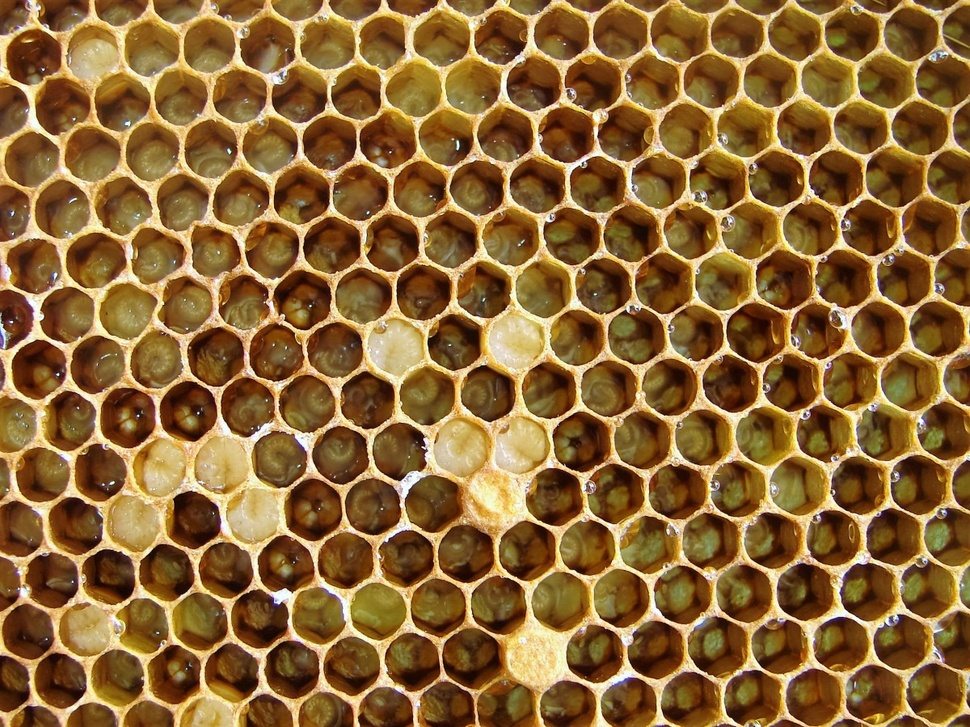
%> input picture a4/task1/honeycomb.jpg, 970 x 727 px, shrunk from 1200 x 899 before the run
$ octave e1.m   (GNU Octave 9; MATLAB toolbox functions it lacks are replaced by stand-ins)
%> lines starting %> are read from the running program, lines starting %| are printed output that depends on the picture; in (x1, y1, x2, y2) boxes, pixels count from 0 and x2, y2 are one past the last pixel; in counts of white or black regions, pixels touching at a corner belong together; the program's own positions count from 1
% Segment honey combs
clc;
clear all;
close all;
image = imread('honeycomb.jpg');
%> image is the input picture: size 727x970x3 uint8; mean R, G, B 139.5, 102.5, 54.4
im = rgb2gray(image);
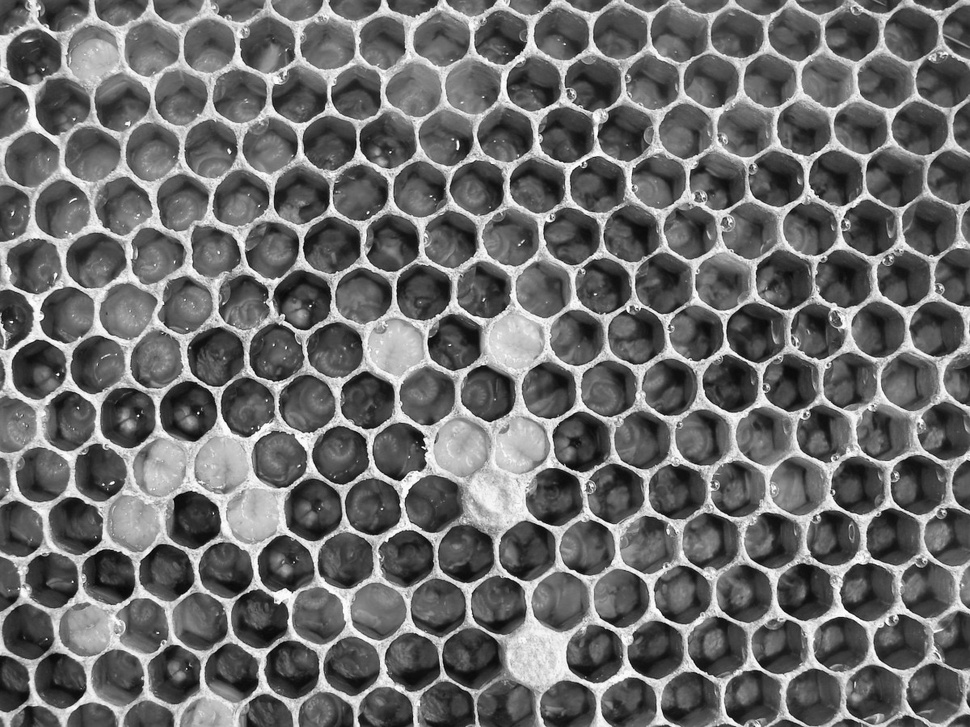
%> im: size 727x970 uint8; min 3, max 255, mean 108.1
figure();
imshow(im)

[m, n] = size(im);
%> m = 727; n = 970

threshold = 145;

% If value at pixel (x,y) > threshold then change
% value to 1 else 0
seg_im = im <= threshold;
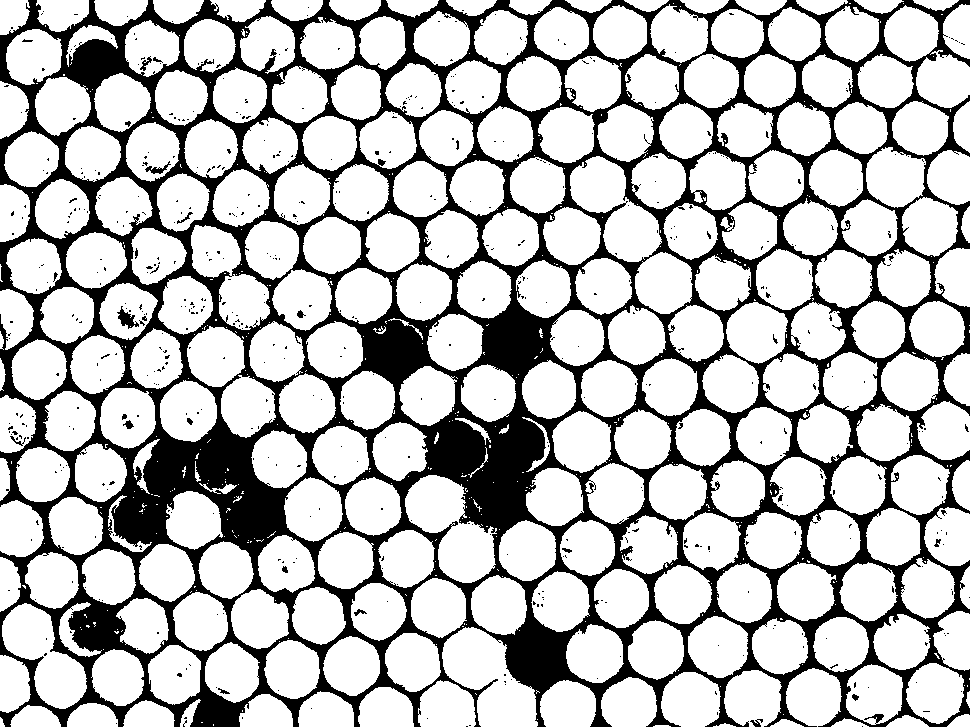
%> seg_im: size 727x970 logical; 74.7% white; 560 black regions (535 under 20 px), largest, box (x1, y1, x2, y2) and area: (0, 0, 970, 727) 175197, (117, 306, 139, 329) 213, (145, 161, 171, 174) 112

figure();
imshow(seg_im)

BW2 = imfill(seg_im,'holes');
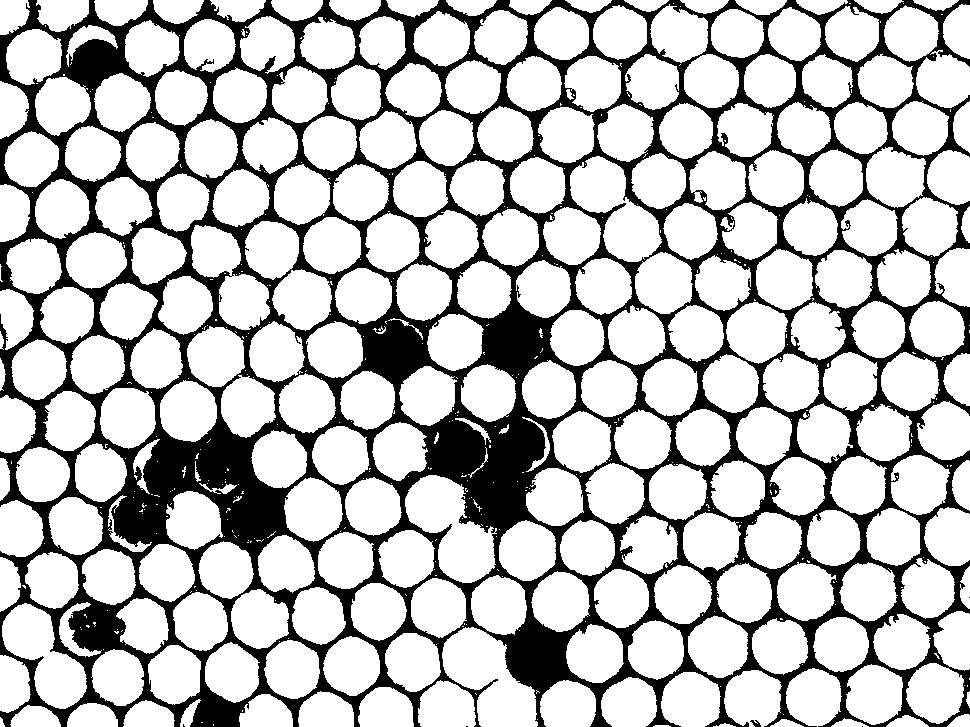
%> BW2: size 727x970 logical; 75.2% white; 6 black regions (4 under 20 px), largest, box (x1, y1, x2, y2) and area: (0, 0, 970, 727) 174548, (750, 720, 761, 727) 42

figure();
imshow(BW2)

[image_labeled, nbr_of_segments] = bwlabel(BW2,8);
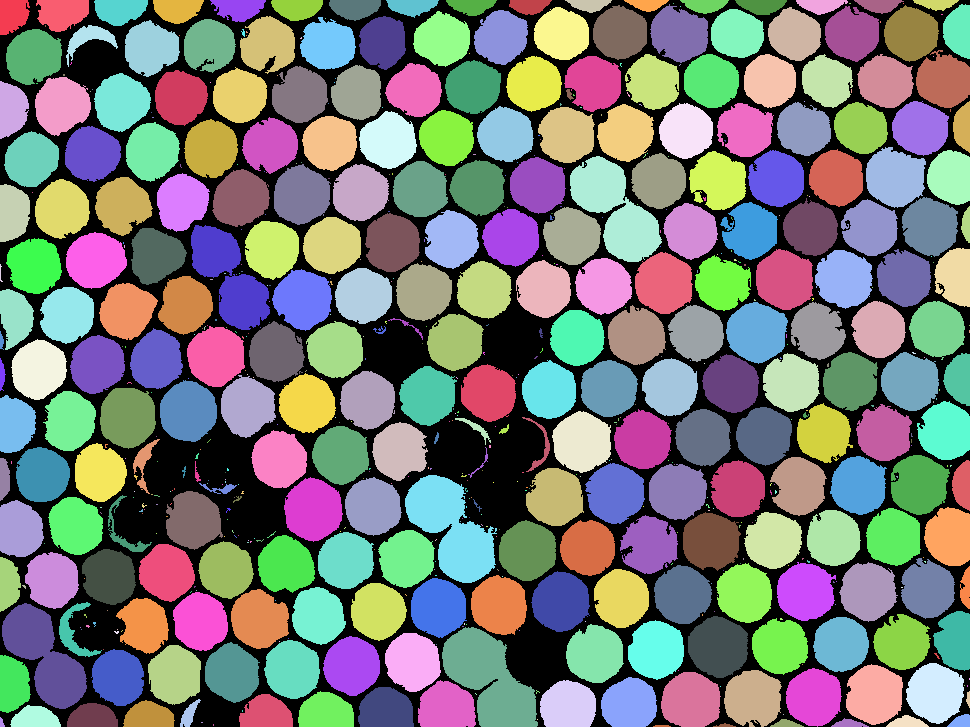
%> image_labeled: size 727x970 double; 631 distinct labels, from 0 to 630; one colour per label, 0 black
%> nbr_of_segments = 630
